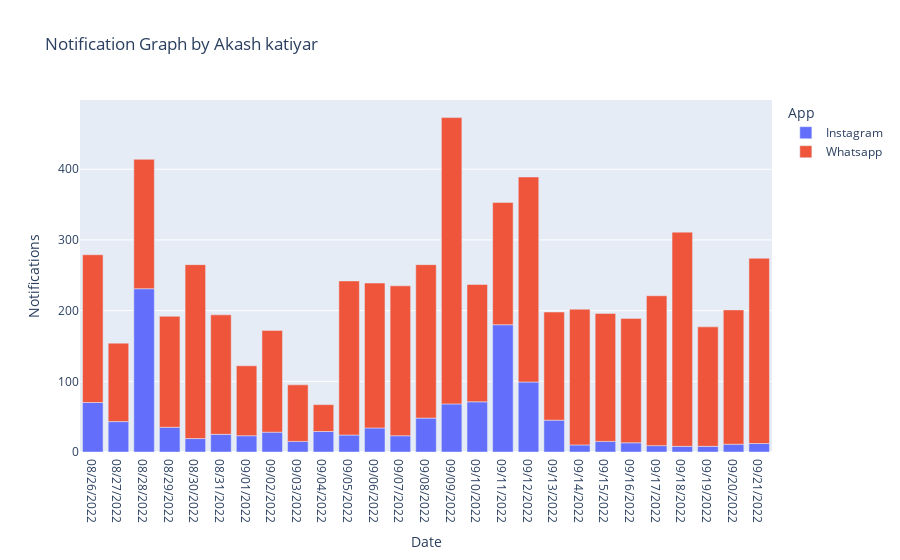

Notebook code for this chart:
### Code cell
figure=px.bar(data_frame=data, x="Date", y="Notifications", color="App", title="Notification Graph by Akash katiyar")
figure.show()

### Figure 1 — Plotly figure (JSON) as saved in the notebook; plotly's stock layout.template omitted (floating-point values rounded to 4 significant figures)
{"data": [{"alignmentgroup": "True", "hovertemplate": "App=Instagram<br>Date=%{x}<br>Notifications=%{y}<extra></extra>", "legendgroup": "Instagram", "marker": {"color": "#636efa", "pattern": {"shape": ""}}, "name": "Instagram", "offsetgroup": "Instagram", "orientation": "v", "showlegend": true, "textposition": "auto", "type": "bar", "x": ["08/26/2022", "08/27/2022", "08/28/2022", "08/29/2022", "08/30/2022", "08/31/2022", "09/01/2022", "09/02/2022", "09/03/2022", "09/04/2022", "09/05/2022", "09/06/2022", "09/07/2022", "09/08/2022", "09/09/2022", "09/10/2022", "09/11/2022", "09/12/2022", "09/13/2022", "09/14/2022", "09/15/2022", "09/16/2022", "09/17/2022", "09/18/2022", "09/19/2022", "09/20/2022", "09/21/2022"], "xaxis": "x", "y": [70, 43, 231, 35, 19, 25, 23, 28, 15, 29, 24, 34, 23, 48, 68, 71, 180, 99, 45, 10, 15, 13, 9, 8, 8, 11, 12], "yaxis": "y"}, {"alignmentgroup": "True", "hovertemplate": "App=Whatsapp<br>Date=%{x}<br>Notifications=%{y}<extra></extra>", "legendgroup": "Whatsapp", "marker": {"color": "#EF553B", "pattern": {"shape": ""}}, "name": "Whatsapp", "offsetgroup": "Whatsapp", "orientation": "v", "showlegend": true, "textposition": "auto", "type": "bar", "x": ["08/26/2022", "08/27/2022", "08/28/2022", "08/29/2022", "08/30/2022", "08/31/2022", "09/01/2022", "09/02/2022", "09/03/2022", "09/04/2022", "09/05/2022", "09/06/2022", "09/07/2022", "09/08/2022", "09/09/2022", "09/10/2022", "09/11/2022", "09/12/2022", "09/13/2022", "09/14/2022", "09/15/2022", "09/16/2022", "09/17/2022", "09/18/2022", "09/19/2022", "09/20/2022", "09/21/2022"], "xaxis": "x", "y": [209, 111, 183, 157, 246, 169, 99, 144, 80, 38, 218, 205, 212, 217, 405, 166, 173, 290, 153, 192, 181, 176, 212, 303, 169, 190, 262], "yaxis": "y"}], "layout": {"autosize": true, "barmode": "relative", "legend": {"title": {"text": "App"}, "tracegroupgap": 0}, "title": {"text": "Notification Graph by Akash katiyar"}, "xaxis": {"anchor": "y", "autorange": true, "domain": [0, 1], "range": [-0.5, 26.5], "title": {"text": "Date"}, "type": "category"}, "yaxis": {"anchor": "x", "autorange": true, "domain": [0, 1], "range": [0, 497.9], "title": {"text": "Notifications"}, "type": "linear"}}}
